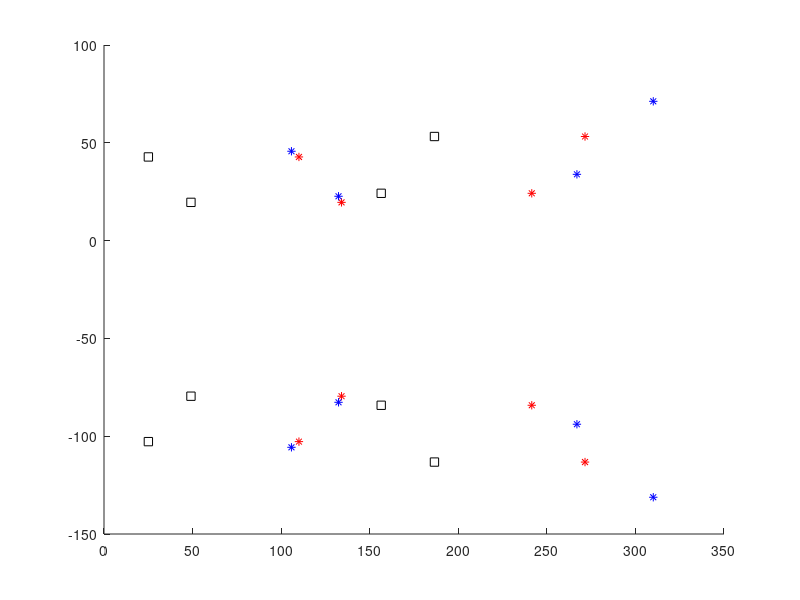
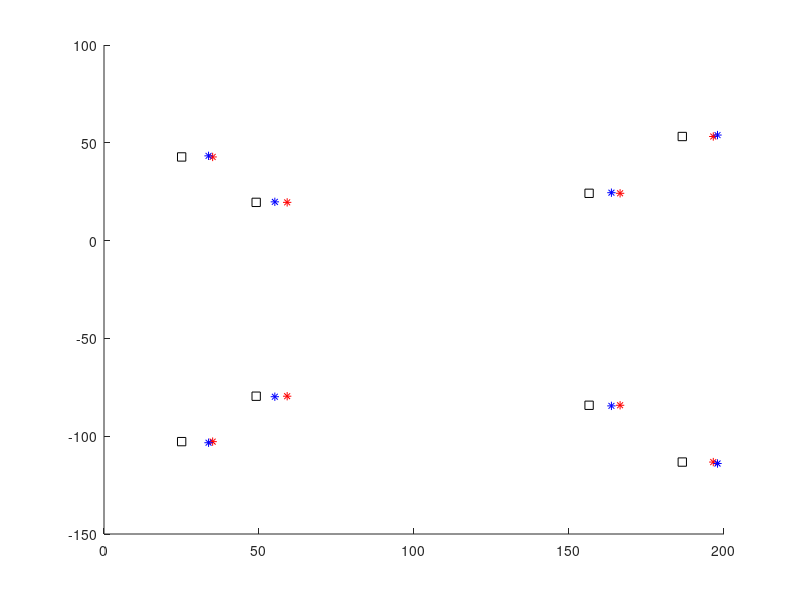
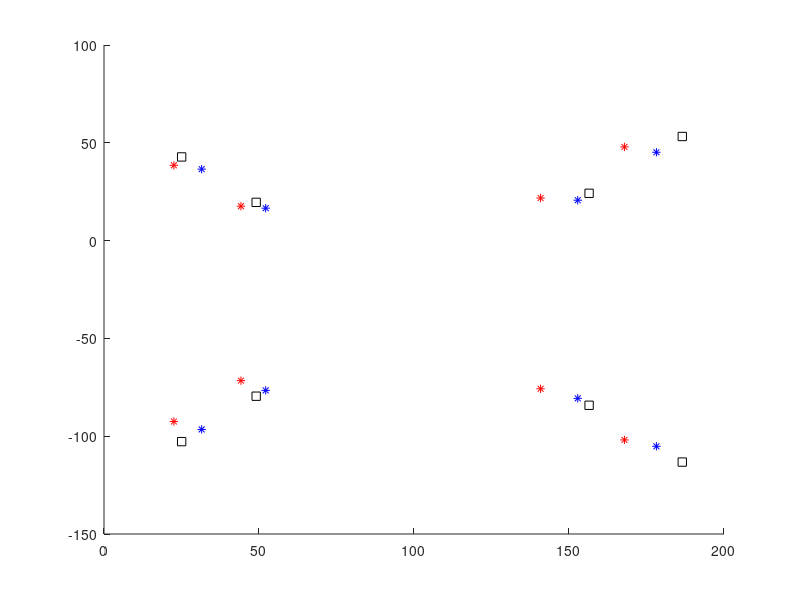

The MATLAB source for these figures, in order:
%  Q3_Tester

clear variables
clc
close all

%  Set up a simple scene and projection scenario

XYZ = [0 0 0; ...
    0 0 1;
    0 1 0;
    0 1 1;
    1 0 0;
    1 0 1;
    1 1 0;
    1 1 1];

K = [300 0 20; 0 300 -30; 0 0 1];
num_degrees = 15;
theta_y = num_degrees *pi/180;
R = [cos(theta_y) 0 sin(theta_y);  0 1 0;  -sin(theta_y) 0  cos(theta_y)];
C = [0.5 0.5 -2]';
P = K * R * [ eye(3), -C];

%--------------------- Shifts using K versus R ---------------------------%
figure; hold on;

numPositions = size(XYZ,1);

%  Draw in black square the projected point positions according to the true model.
for j = 1:numPositions
    p1 = P*[ XYZ(j,1) XYZ(j,2) XYZ(j,3)  1]';
    x1 = p1(1)/p1(3);
    y1 = p1(2)/p1(3);
    plot(x1, y1,'sk');
end
for count = 1:2

    switch count
        case 1
            T_K = [1 0 85; 0 1 0; 0 0 1];
            K1 = T_K*K;
            P1 = K1 * R * [ eye(3), -C];

            %  Plot the shifted points in red (projection matrix: P1)
            for j = 1:numPositions
                p2 = P1*[ XYZ(j,1) XYZ(j,2) XYZ(j,3)  1]';
                x2 = p2(1)/p2(3);
                y2 = p2(2)/p2(3);
                plot(x2,y2,'*r');
            end
        case 2
            theta = 15;
            theta_y1 = theta *pi/180;
            T_R = [cos(theta_y1) 0 sin(theta_y1);  0 1 0;  -sin(theta_y1) 0  cos(theta_y1)];
            R1 = T_R*R;
            P2 = K * R1 * [ eye(3), -C];

            %  Plot the shifted points in blue (projection matrix: P2)
            for j = 1:numPositions
                p2 = P2*[ XYZ(j,1) XYZ(j,2) XYZ(j,3)  1]';
                x2 = p2(1)/p2(3);
                y2 = p2(2)/p2(3);
                plot(x2,y2,'*b');
            end
    end    
end
hold off

%-------------------------------- End ------------------------------------%

%--------------------- Shifts using K versus C ---------------------------%
figure; hold on;

numPositions = size(XYZ,1);

%  Draw in black square the projected point positions according to the true model.
for j = 1:numPositions
    p1 = P*[ XYZ(j,1) XYZ(j,2) XYZ(j,3)  1]';
    x1 = p1(1)/p1(3);
    y1 = p1(2)/p1(3);
    plot(x1, y1,'sk');
end

for count2 = 1:2
    switch count2
    
        case 1
            T_K = [1 0 10; 0 1 0; 0 0 1];
            K1 = T_K*K;
            P1 = K1 * R * [ eye(3), -C];

            %  Plot the shifted points in red (projection matrix: P1)
            for j = 1:numPositions
                p2 = P1*[ XYZ(j,1) XYZ(j,2) XYZ(j,3)  1]';
                x2 = p2(1)/p2(3);
                y2 = p2(2)/p2(3);
                plot(x2,y2,'*r');
            end
        case 2
            T_C = [1 -0.01 0.028; 0 1 0; 0 0 1];
            C1 = T_C*C;
            P2 = K * R * [ eye(3), -C1];

            %  Plot the shifted points in blue (projection matrix: P2)
            for j = 1:numPositions
                p2 = P2*[ XYZ(j,1) XYZ(j,2) XYZ(j,3)  1]';
                x2 = p2(1)/p2(3);
                y2 = p2(2)/p2(3);
                plot(x2,y2,'*b');
            end
    end
end
hold off

%-------------------------------- End ------------------------------------%


%------------------- Expansions using K versus C -------------------------%
figure; hold on;

numPositions = size(XYZ,1);

%  Draw in black square the projected point positions according to the true model.
for j = 1:numPositions
    p1 = P*[ XYZ(j,1) XYZ(j,2) XYZ(j,3)  1]';
    x1 = p1(1)/p1(3);
    y1 = p1(2)/p1(3);
    plot(x1, y1,'sk');
end
for count3 = 1:2
    switch count3    
        case 1
            T_K = [0.9 0 0; 0 0.9 0; 0 0 1];
            K1 = T_K*K;
            P1 = K1 * R * [ eye(3), -C];

            %  Plot the shifted points in red (projection matrix: P1)
            for j = 1:numPositions
                p2 = P1*[ XYZ(j,1) XYZ(j,2) XYZ(j,3)  1]';
                x2 = p2(1)/p2(3);
                y2 = p2(2)/p2(3);
                plot(x2,y2,'*r');
            end

        case 2
            T_C = [1 0 0; 0 1 0; 0 0 1.1];
            C1 = T_C*C;
            P2 = K * R * [ eye(3), -C1];

            %  Plot the shifted points in blue (projection matrix: P2)
            for j = 1:numPositions
                p2 = P2*[ XYZ(j,1) XYZ(j,2) XYZ(j,3)  1]';
                x2 = p2(1)/p2(3);
                y2 = p2(2)/p2(3);
                plot(x2,y2,'*b');
            end
            
    end
end
%-------------------------------- End ------------------------------------%
